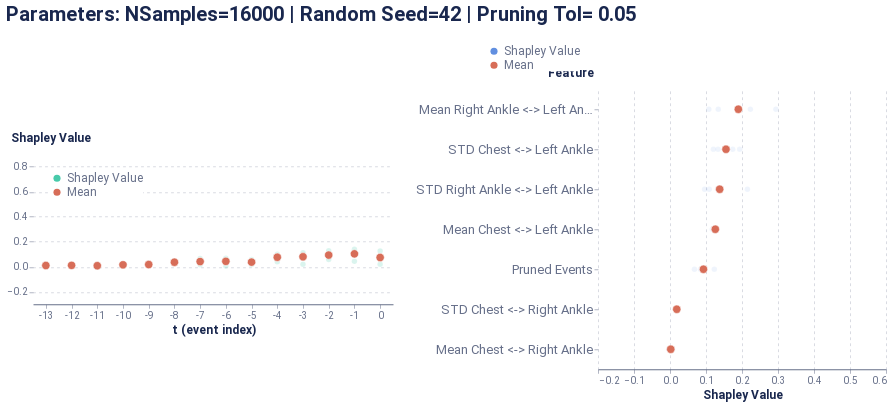

The notebook cell saved with this chart:
### Code cell
global_plot

### Figure 1 — Vega-Lite specification as saved in the notebook (floating-point values rounded to 4 significant figures)
{"config": {"axis": {"domain": true, "domainColor": "#666F89", "grid": false, "gridCap": "round", "gridColor": "#B3B7C4", "gridDash": [2, 4], "gridWidth": 0.5, "labelColor": "#666F89", "labelFont": "Roboto, Arial, sans-serif", "labelPadding": 2, "tickColor": "#666F89", "tickOpacity": 0.5, "tickSize": 4, "titleColor": "#19274E", "titleFont": "Roboto, Arial, sans-serif", "titleFontSize": 12}, "axisBand": {"domain": true, "labelPadding": 4, "ticks": false}, "axisY": {"domain": false, "titleAlign": "left", "titleAngle": 0, "titleX": -20, "titleY": -10}, "legend": {"labelColor": "#666F89", "labelFont": "Roboto, Arial, sans-serif", "labelFontSize": 12, "symbolSize": 40, "titleColor": "#19274E", "titleFont": "Roboto, Arial, sans-serif", "titleFontSize": 12, "titlePadding": 4}, "arc": {"stroke": "#FFFFFF", "strokeWidth": 1}, "bar": {"fill": "#2770EB", "stroke": null}, "line": {"stroke": "#2770EB", "strokeWidth": 2}, "path": {"stroke": "#2770EB", "strokeWidth": 0.5}, "point": {"fill": "#2770EB", "shape": "circle", "filled": true}, "rect": {"fill": "#2770EB"}, "rule": {"stroke": "#666F89"}, "shape": {"stroke": "#2770EB"}, "text": {"color": "#19274E", "font": "Roboto, Arial, sans-serif", "fontSize": 12}, "range": {"category": ["#2770EB", "#77B98A", "#DA5252", "#FFC400", "#A87AEA", "#00A39E", "#19274E"], "diverging": ["#006360", "#2BB3AE", "#96D9D7", "#FFFFFF", "#EDAAAA", "#DA5252", "#811D1D"], "heatmap": ["#18448F", "#1B4EA5", "#2770EB", "#4C88EE", "#82ACF3", "#A6C4F7", "#E9F1FD"], "ramp": ["#18448F", "#1B4EA5", "#2770EB", "#4C88EE", "#82ACF3", "#A6C4F7", "#E9F1FD"]}, "background": "#FFFFFF", "group": {"fill": "#FFFFFF"}, "header": {"labelColor": "#19274E", "labelFont": "Roboto, Arial, sans-serif", "labelFontSize": 12, "titleColor": "#19274E", "titleFont": "Roboto, Arial, sans-serif", "titleFontSize": 16}, "title": {"anchor": "start", "color": "#19274E", "font": "Roboto, Arial, sans-serif", "fontSize": 20, "fontWeight": "bold", "offset": 20, "subtitleColor": "#19274E", "subtitleFontSize": 16}, "view": {"continuousHeight": 300, "continuousWidth": 400, "stroke": "transparent"}}, "vconcat": [{"hconcat": [{"vconcat": [{"mark": {"type": "point", "stroke": "white", "strokeWidth": 0.6}, "encoding": {"color": {"type": "nominal", "field": "type", "legend": {"fillColor": "white", "orient": "top-left", "symbolSize": 50, "symbolStrokeWidth": 0, "title": null}, "scale": {"domain": ["Shapley Value", "Mean"], "range": ["#48caaa", "#d76d58"]}}, "opacity": {"condition": {"value": 1.0, "test": "(datum.type === 'Mean')"}, "value": 0.2}, "size": {"condition": {"value": 70, "test": "(datum.type === 'Mean')"}, "value": 30}, "x": {"type": "ordinal", "axis": {"labelAngle": 0}, "field": "t (event index)"}, "y": {"type": "quantitative", "axis": {"grid": true, "titleX": -23}, "field": "Shapley Value", "scale": {"domain": [-0.3, 0.9]}, "title": "Shapley Value"}}, "height": 150, "width": 360}], "data": {"name": "data-02bd3c915c12bf3fb1ac3f36d8573227"}}, {"vconcat": [{"mark": {"type": "point", "stroke": "white", "strokeWidth": 0.6}, "encoding": {"color": {"type": "nominal", "field": "type", "legend": {"fillColor": "white", "orient": "bottom-right", "symbolSize": 50, "symbolStrokeWidth": 0, "title": null}, "scale": {"domain": ["Shapley Value", "Mean"], "range": ["#618FE0", "#d76d58"]}}, "opacity": {"condition": {"value": 1.0, "test": "(datum.type === 'Mean')"}, "value": 0.1}, "size": {"condition": {"value": 70, "test": "(datum.type === 'Mean')"}, "value": 30}, "x": {"type": "quantitative", "axis": {"grid": true, "title": "Shapley Value"}, "field": "Shapley Value", "scale": {"domain": [-0.2, 0.6]}}, "y": {"type": "ordinal", "axis": {"labelFontSize": 13, "titleX": -51}, "field": "Feature", "sort": ["Mean Right Ankle <-> Left Ankle", "STD Chest <-> Left Ankle", "STD Right Ankle <-> Left Ankle", "Mean Chest <-> Left Ankle", "Pruned Events", "STD Chest <-> Right Ankle", "Mean Chest <-> Right Ankle"]}}, "height": 280, "width": 288}], "data": {"name": "data-55b1f2cb922e1d6b571e26a034954744"}}], "center": true, "resolve": {"scale": {"color": "independent"}}, "title": "Parameters: NSamples=16000 | Random Seed=42 | Pruning Tol= 0.05"}], "$schema": "https://vega.github.io/schema/vega-lite/v4.8.1.json", "datasets": {"data-02bd3c915c12bf3fb1ac3f36d8573227": [{"Shapley Value": 0.01956, "t (event index)": 0, "type": "Shapley Value"}, {"Shapley Value": 0.04388, "t (event index)": -1, "type": "Shapley Value"}, {"Shapley Value": 0.1285, "t (event index)": -2, "type": "Shapley Value"}, {"Shapley Value": 0.0925, "t (event index)": -3, "type": "Shapley Value"}, {"Shapley Value": 0.0827, "t (event index)": -4, "type": "Shapley Value"}, {"Shapley Value": 0.01699, "t (event index)": -5, "type": "Shapley Value"}, {"Shapley Value": 0.006441, "t (event index)": -6, "type": "Shapley Value"}, {"Shapley Value": 0.03832, "t (event index)": -7, "type": "Shapley Value"}, {"Shapley Value": 0.04584, "t (event index)": -8, "type": "Shapley Value"}, {"Shapley Value": 0.01082, "t (event index)": -9, "type": "Shapley Value"}, {"Shapley Value": 0.01547, "t (event index)": -10, "type": "Shapley Value"}, {"Shapley Value": 0.0002546, "t (event index)": -11, "type": "Shapley Value"}, {"Shapley Value": 0.01313, "t (event index)": -12, "type": "Shapley Value"}, {"Shapley Value": 0.01001, "t (event index)": -13, "type": "Shapley Value"}, {"Shapley Value": 0.08512, "t (event index)": 0, "type": "Shapley Value"}, {"Shapley Value": 0.1398, "t (event index)": -1, "type": "Shapley Value"}, {"Shapley Value": 0.07526, "t (event index)": -2, "type": "Shapley Value"}, {"Shapley Value": 0.02062, "t (event index)": -3, "type": "Shapley Value"}, {"Shapley Value": 0.09989, "t (event index)": -4, "type": "Shapley Value"}, {"Shapley Value": 0.03397, "t (event index)": -5, "type": "Shapley Value"}, {"Shapley Value": 0.06743, "t (event index)": -6, "type": "Shapley Value"}, {"Shapley Value": 0.06671, "t (event index)": -7, "type": "Shapley Value"}, {"Shapley Value": 0.0382, "t (event index)": -8, "type": "Shapley Value"}, {"Shapley Value": 0.01933, "t (event index)": -9, "type": "Shapley Value"}, {"Shapley Value": 0.0147, "t (event index)": -10, "type": "Shapley Value"}, {"Shapley Value": 0.01054, "t (event index)": -11, "type": "Shapley Value"}, {"Shapley Value": 0.01525, "t (event index)": -12, "type": "Shapley Value"}, {"Shapley Value": 0.1265, "t (event index)": 0, "type": "Shapley Value"}, {"Shapley Value": 0.1088, "t (event index)": -1, "type": "Shapley Value"}, {"Shapley Value": 0.05887, "t (event index)": -2, "type": "Shapley Value"}, {"Shapley Value": 0.1125, "t (event index)": -3, "type": "Shapley Value"}, {"Shapley Value": 0.08144, "t (event index)": -4, "type": "Shapley Value"}, {"Shapley Value": 0.05788, "t (event index)": -5, "type": "Shapley Value"}, {"Shapley Value": 0.05868, "t (event index)": -6, "type": "Shapley Value"}, {"Shapley Value": 0.01511, "t (event index)": -7, "type": "Shapley Value"}, {"Shapley Value": 0.03056, "t (event index)": -8, "type": "Shapley Value"}, {"Shapley Value": 0.02159, "t (event index)": -9, "type": "Shapley Value"}, {"Shapley Value": 0.02313, "t (event index)": -10, "type": "Shapley Value"}, {"Shapley Value": 0.065, "t (event index)": 0, "type": "Shapley Value"}, {"Shapley Value": 0.1207, "t (event index)": -1, "type": "Shapley Value"}, {"Shapley Value": 0.1105, "t (event index)": -2, "type": "Shapley Value"}, {"Shapley Value": 0.09289, "t (event index)": -3, "type": "Shapley Value"}, {"Shapley Value": 0.03959, "t (event index)": -4, "type": "Shapley Value"}, {"Shapley Value": 0.03899, "t (event index)": -5, "type": "Shapley Value"}, {"Shapley Value": 0.04147, "t (event index)": -6, "type": "Shapley Value"}, {"Shapley Value": 0.04577, "t (event index)": -7, "type": "Shapley Value"}, {"Shapley Value": 0.03001, "t (event index)": -8, "type": "Shapley Value"}, {"Shapley Value": 0.01853, "t (event index)": -9, "type": "Shapley Value"}, {"Shapley Value": 0.008663, "t (event index)": -10, "type": "Shapley Value"}, {"Shapley Value": 0.01395, "t (event index)": -11, "type": "Shapley Value"}, {"Shapley Value": 0.005134, "t (event index)": -12, "type": "Shapley Value"}, {"Shapley Value": 0.01001, "t (event index)": -13, "type": "Mean"}, {"Shapley Value": 0.01117, "t (event index)": -12, "type": "Mean"}, {"Shapley Value": 0.008246, "t (event index)": -11, "type": "Mean"}, {"Shapley Value": 0.01549, "t (event index)": -10, "type": "Mean"}, {"Shapley Value": 0.01757, "t (event index)": -9, "type": "Mean"}, {"Shapley Value": 0.03615, "t (event index)": -8, "type": "Mean"}, {"Shapley Value": 0.04148, "t (event index)": -7, "type": "Mean"}, {"Shapley Value": 0.0435, "t (event index)": -6, "type": "Mean"}, {"Shapley Value": 0.03696, "t (event index)": -5, "type": "Mean"}, {"Shapley Value": 0.07591, "t (event index)": -4, "type": "Mean"}, {"Shapley Value": 0.07962, "t (event index)": -3, "type": "Mean"}, {"Shapley Value": 0.09329, "t (event index)": -2, "type": "Mean"}, {"Shapley Value": 0.1033, "t (event index)": -1, "type": "Mean"}, {"Shapley Value": 0.07405, "t (event index)": 0, "type": "Mean"}], "data-55b1f2cb922e1d6b571e26a034954744": [{"Shapley Value": -0.003732, "Feature": "Mean Chest <-> Right Ankle", "type": "Shapley Value"}, {"Shapley Value": 0.01634, "Feature": "STD Chest <-> Right Ankle", "type": "Shapley Value"}, {"Shapley Value": 0.1294, "Feature": "Mean Chest <-> Left Ankle", "type": "Shapley Value"}, {"Shapley Value": 0.1743, "Feature": "STD Chest <-> Left Ankle", "type": "Shapley Value"}, {"Shapley Value": 0.1078, "Feature": "Mean Right Ankle <-> Left Ankle", "type": "Shapley Value"}, {"Shapley Value": 0.09607, "Feature": "STD Right Ankle <-> Left Ankle", "type": "Shapley Value"}, {"Shapley Value": 0.06787, "Feature": "Pruned Events", "type": "Shapley Value"}, {"Shapley Value": 0.007585, "Feature": "Mean Chest <-> Right Ankle", "type": "Shapley Value"}, {"Shapley Value": 0.02075, "Feature": "STD Chest <-> Right Ankle", "type": "Shapley Value"}, {"Shapley Value": 0.1173, "Feature": "Mean Chest <-> Left Ankle", "type": "Shapley Value"}, {"Shapley Value": 0.1336, "Feature": "STD Chest <-> Left Ankle", "type": "Shapley Value"}, {"Shapley Value": 0.2941, "Feature": "Mean Right Ankle <-> Left Ankle", "type": "Shapley Value"}, {"Shapley Value": 0.109, "Feature": "STD Right Ankle <-> Left Ankle", "type": "Shapley Value"}, {"Shapley Value": 0.0962, "Feature": "Pruned Events", "type": "Shapley Value"}, {"Shapley Value": -0.001496, "Feature": "Mean Chest <-> Right Ankle", "type": "Shapley Value"}, {"Shapley Value": 0.01713, "Feature": "STD Chest <-> Right Ankle", "type": "Shapley Value"}, {"Shapley Value": 0.1273, "Feature": "Mean Chest <-> Left Ankle", "type": "Shapley Value"}, {"Shapley Value": 0.1936, "Feature": "STD Chest <-> Left Ankle", "type": "Shapley Value"}, {"Shapley Value": 0.2233, "Feature": "Mean Right Ankle <-> Left Ankle", "type": "Shapley Value"}, {"Shapley Value": 0.1319, "Feature": "STD Right Ankle <-> Left Ankle", "type": "Shapley Value"}, {"Shapley Value": 0.1231, "Feature": "Pruned Events", "type": "Shapley Value"}, {"Shapley Value": 0.006059, "Feature": "Mean Chest <-> Right Ankle", "type": "Shapley Value"}, {"Shapley Value": 0.02101, "Feature": "STD Chest <-> Right Ankle", "type": "Shapley Value"}, {"Shapley Value": 0.1295, "Feature": "Mean Chest <-> Left Ankle", "type": "Shapley Value"}, {"Shapley Value": 0.1206, "Feature": "STD Chest <-> Left Ankle", "type": "Shapley Value"}, {"Shapley Value": 0.134, "Feature": "Mean Right Ankle <-> Left Ankle", "type": "Shapley Value"}, {"Shapley Value": 0.2151, "Feature": "STD Right Ankle <-> Left Ankle", "type": "Shapley Value"}, {"Shapley Value": 0.08457, "Feature": "Pruned Events", "type": "Shapley Value"}, {"Shapley Value": 0.09295, "Feature": "Pruned Events", "type": "Mean"}, {"Shapley Value": 0.002104, "Feature": "Mean Chest <-> Right Ankle", "type": "Mean"}, {"Shapley Value": 0.1259, "Feature": "Mean Chest <-> Left Ankle", "type": "Mean"}, {"Shapley Value": 0.1898, "Feature": "Mean Right Ankle <-> Left Ankle", "type": "Mean"}, {"Shapley Value": 0.01881, "Feature": "STD Chest <-> Right Ankle", "type": "Mean"}, {"Shapley Value": 0.1555, "Feature": "STD Chest <-> Left Ankle", "type": "Mean"}, {"Shapley Value": 0.138, "Feature": "STD Right Ankle <-> Left Ankle", "type": "Mean"}]}}
